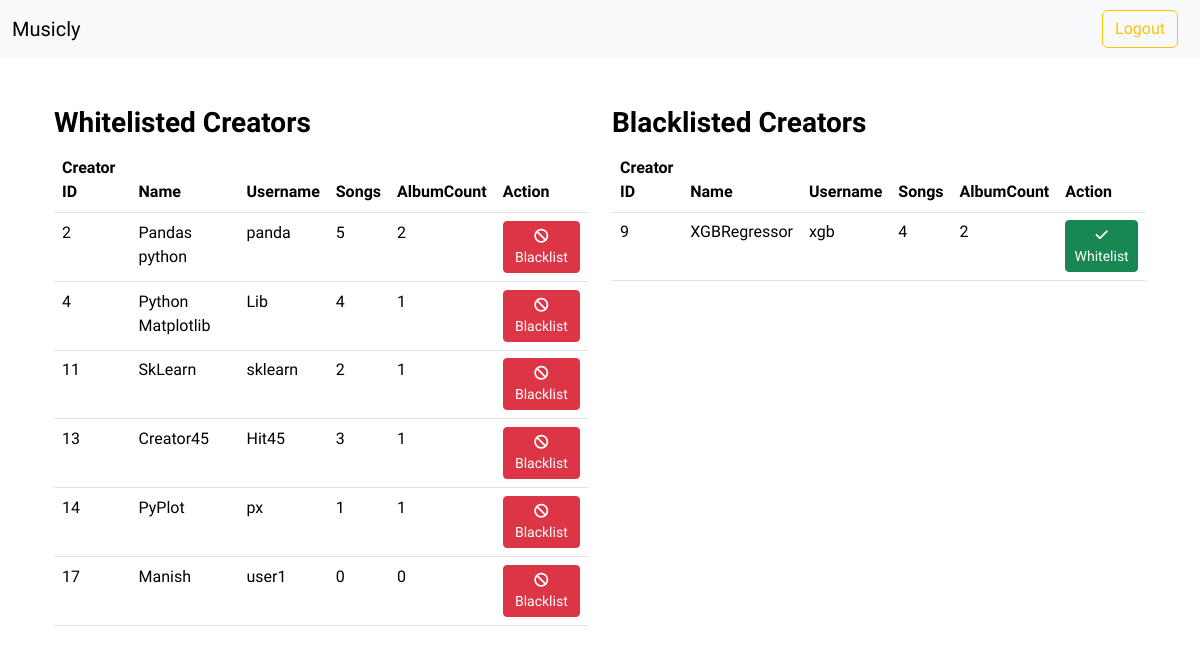
Page /adminHome/manageCreators (signed in) on the earlier database version.
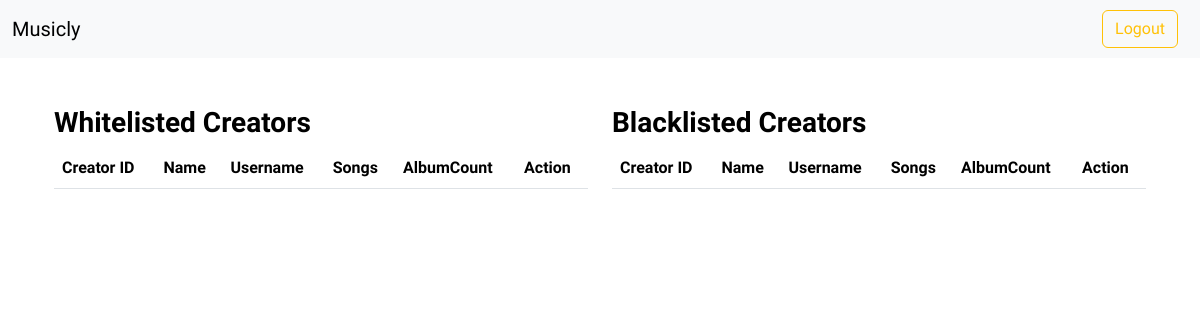
Same page on the later database version.
### models.py (models this page shows, shortened)
class User(UserMixin, db.Model):
    __tablename__ = 'User'
    id = db.Column(db.Integer, primary_key = True)
    username = db.Column(db.String(32), unique = True, nullable=False)
    passhash = db.Column(db.String(512), nullable = False)
    name = db.Column(db.String(32), nullable=True)
    email = db.Column(db.String(120), unique =True, nullable = False)
    role = db.Column(db.String(26), nullable = False, default='User')
    is_admin = db.Column(db.Boolean, nullable=False, default=False)
    status = db.Column(db.String(16), nullable=False, default="white")
    @property
    def password(self):
        raise AttributeError("Password is not a readable attribute")

### routes.py (the view)
@app.route('/adminHome/manageCreators')
@auth_required
@admin_auth_required
def manageCreators():
    creators = User.query.filter_by(role="creator").all()
    creators_data = (
        db.session.query(
            User.id,
            User.name,
            User.username,
            User.status,
            db.func.count(db.func.distinct(Songs.id)).label('totalSongs'),
            db.func.count(db.func.distinct(Album.id)).label('totalAlbums')
        ).filter(User.role == 'creator').outerjoin(Songs, User.id == Songs.CreatorId).outerjoin(Album, User.id == Album.CreatorId).group_by(User.id, User.name, User.username).all()
    )
    return render_template("manageCreator.html", user = User.query.get(session["user_id"]), creators = creators_data,  need = True)

### routes.py (called while the page is built)
def auth_required(func):
    @wraps(func)
    def inner(*args, **kwargs):
        if "user_id" not in session:
            flash("Login required.", 'danger')
            return redirect(url_for("login"))
        return func(*args, **kwargs)
    return inner

def admin_auth_required(func):
    @wraps(func)
    def inner(*args, **kwargs):
        user = User.query.get(session.get("user_id"))
        if user.role == "admin":
            return func(*args, **kwargs)
        else:
            flash("Logged out ! You are not an Admin.", "danger")
            return redirect(url_for("logout"))
    return inner

### templates/manageCreator.html (shortened to what this page needs)
{% extends 'layout.html' %}
{% block content %}
<body>
<div class="container mt-5">
    <div class="row mt-4">
      <div class="col-md-6">
        <h3><strong>Whitelisted Creators</strong></h3>
        <table class="table">
          <thead>
            <tr>
              <th>Creator ID</th>
              <th>Name</th>
              <th>Username</th>
              <th>Songs</th>
              <th>AlbumCount</th>
              <th>Action</th>
            </tr>
          </thead>
          <tbody>
            {% for creator in creators %}
            <tr>
                {% if creator[3] == "white" %}
                  <td>{{ creator[0] }}</td>
                  <td>{{ creator[1] }}</td>
                  <td>{{ creator[2] }}</td>
                  <td>{{ creator[4] }}</td>
                  <td>{{ creator[5] }}</td>
                  <td>
                    <form>
                      <button type="submit" class="btn btn-danger btn-sm"><i class="fas fa-ban"></i><a href="manageCreators/{{creator[0]}}/{{'black'}}"> Blacklist</a></button>
                    </form>
                  </td>
                  {% endif %}
                </tr>
                {% endfor %}
          </tbody>
        </table>
      </div>
      <div class="col-md-6">
        <h3><strong>Blacklisted Creators</strong></h3>
        <table class="table">
          <thead>
            <tr>
                <th>Creator ID</th>
                <th>Name</th>
                <th>Username</th>
                <th>Songs</th>
                <th>AlbumCount</th>
                <th>Action</th>
            </tr>
          </thead>
          <tbody>
            {% for creator in creators %}
            <tr>
              {% if creator[3] == "black" %}
                <td>{{ creator[0] }}</td>
                <td>{{ creator[1] }}</td>
                <td>{{ creator[2] }}</td>
                <td>{{ creator[4] }}</td>
                <td>{{ creator[5] }}</td>
                <td>
                  <form>
                    <button type="submit" class="btn btn-success btn-sm"><i class="fas fa-check"></i><a href="manageCreators/{{creator[0]}}/{{'white'}}"> Whitelist</a></button>
                  </form>
                </td>
              {% endif %}
            </tr>
            {% endfor %}
          </tbody>
        </table>
      </div>
    </div>
  </div>
</body>
{% endblock %}

### templates/layout.html (shortened to what this page needs)
<!DOCTYPE html>
<html lang="en">
<head>
    <link href="https://cdn.jsdelivr.net/npm/bootstrap@5.3.2/dist/css/bootstrap.min.css" rel="stylesheet">
    <link rel="stylesheet" href="https://cdnjs.cloudflare.com/ajax/libs/font-awesome/6.4.2/css/all.min.css">
</head>
<body>
    {% include 'nav-auth.html' %}
    <div class="container">
        {% block content %} {% endblock %}
    </div>
</body>
</html>

### templates/nav-auth.html (shortened to what this page needs)
<nav class="navbar navbar-expand-lg bg-body-tertiary navbar-light bg-light">
  <div class="container-fluid">
      <a class="navbar-brand" href="/">Musicly</a>
      <div class="collapse navbar-collapse" id="navbarNav">
            {% if user %}
              {% if user.role=="admin" or need %}
              <ul class="navbar-nav ms-auto">
                <li class="nav-item">
                  <a href="{{url_for('logout')}}" class="btn btn-outline-warning bar">Logout</a>
                </li>
                </ul>
              {% endif %}
            {% endif %}
      </div>
    </div>
  </nav>

### templates/layout.html (style rules this page uses)
body { margin: 0; padding: 0; font-family: 'Balsamiq Sans', 'cursive'; background-color: #454f58; background: center/cover no-repeat url('../static/icons/bg1.jpg'); background-repeat: no-repeat; color: black; }

### templates/manageCreator.html (style rules this page uses)
body { background: center/cover no-repeat url('../static/icons/bg7.jpg'); }
a { text-decoration: none; color: white; }

### templates/nav-auth.html (style rules this page uses)
.navbar { width: 100%; padding: 0; }
.bar { margin: 10px; }

Differences in the rows shown:
removed User: id "2", name "Pandas python", username "panda", creator "5", shown under "Whitelisted Creators"
removed User: id "4", name "Python Matplotlib", username "Lib", creator "1", shown under "Whitelisted Creators"
removed User: id "11", name "SkLearn", username "sklearn", creator "2", creator "1", shown under "Whitelisted Creators"
removed User: id "13", name "Creator45", username "Hit45", creator "3", creator "1", shown under "Whitelisted Creators"
removed User: id "14", name "PyPlot", username "px", creator "1", shown under "Whitelisted Creators"
removed User: id "17", name "Manish", username "user1", is_admin "0", shown under "Whitelisted Creators"
removed User: id "9", name "XGBRegressor", username "xgb", creator "4", creator "2", shown under "Blacklisted Creators"
